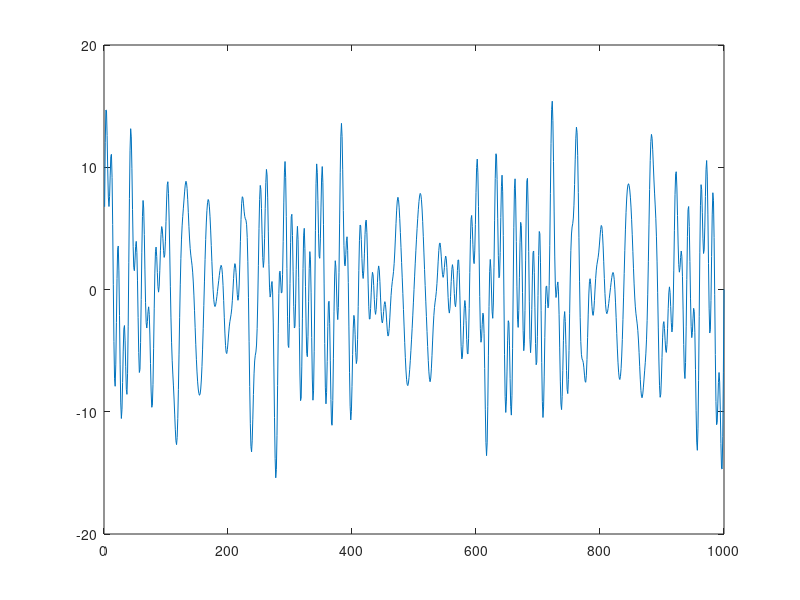
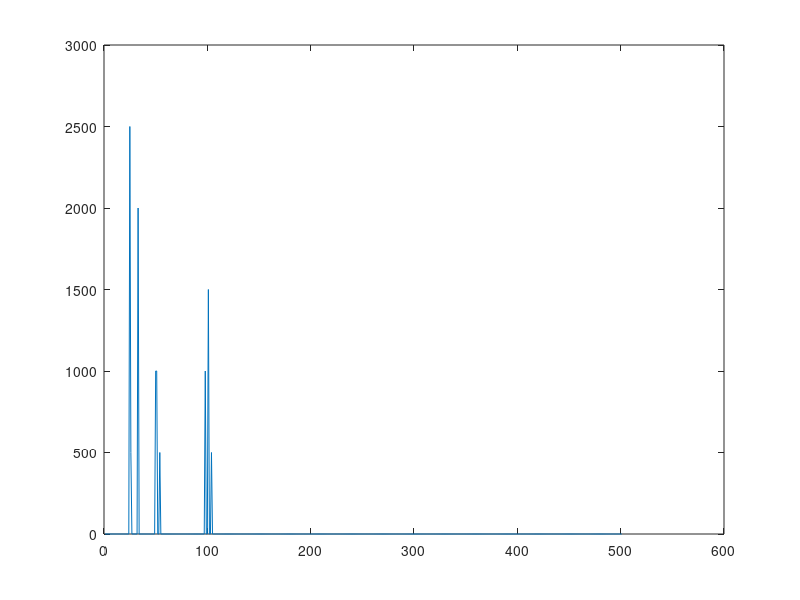

MATLAB code for these plots, in order:
close all;
clear all;
clc;
pkg load signal;

l = 1000; % Longueur du signal

% Signal forme d'une addition de plusieurs sinus de frequences differentes
signal = sinetone(25,l,1,1)+sinetone(50,l,1,2)+sinetone(100,l,1,3)+ ...
          sinetone(24,l,1,5)+sinetone(49,l,1,2)+sinetone(103,l,1,1)+ ...
          sinetone(32,l,1,4)+sinetone(53,l,1,1)+sinetone(97,l,1,2);

% Affichage du signal
plot(signal);

% Transormee de Fourier sur ce signal et affichage
signal_fft = fft(signal)(1:l/2+1);
figure;
plot(abs(signal_fft));

% Affichage dans la console des frequences trouvee par la fft
for i = 1:length(signal_fft)
  if(abs(signal_fft(i)) > 1)
    printf(" %d ", (i - 1));
  endif
endfor
